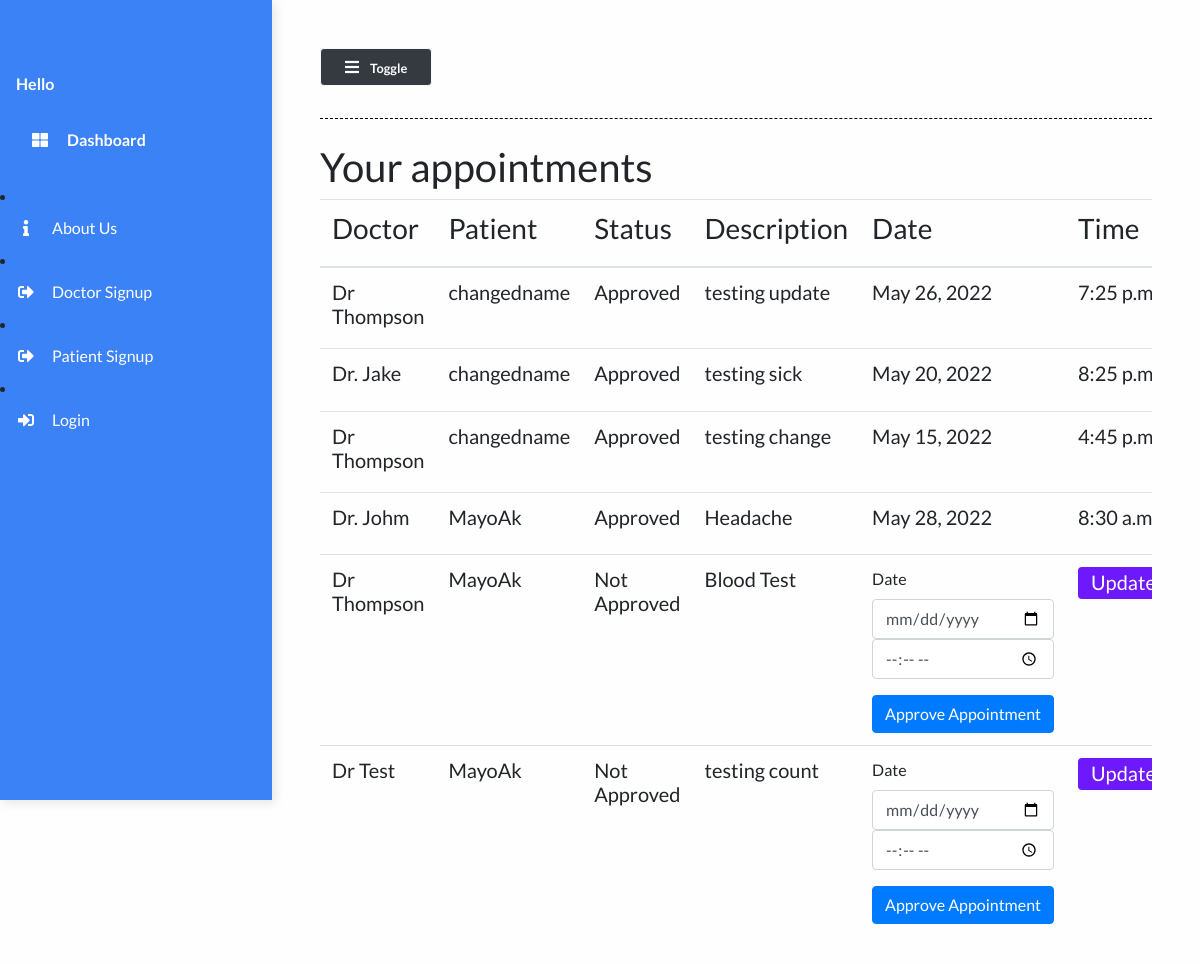
Screenshot of /doctor-appointments/ with the database file from the repository.
### main/models.py (models this page shows, shortened)
class Appointment(models.Model):
    patient = models.ForeignKey("Patient", on_delete=models.CASCADE)
    doctor = models.ForeignKey("Doctor", on_delete=models.CASCADE, null=True)
    description=models.TextField(null=True)
    appointment_date = models.DateField(null=True)
    appointment_time = models.TimeField(blank=True, null=True)
    approved = models.BooleanField(default=False)

class Doctor(models.Model):
    name = models.CharField(max_length=100)
    def __str__(self):
        return self.name

class Patient(models.Model):
    user=models.OneToOneField(User,on_delete=models.CASCADE,null=True,default=None)
    name = models.CharField(max_length=50)
    phone_num = models.CharField(max_length=15)
    patient_relative_name = models.CharField(max_length=50, null=True)
    patient_relative_contact = models.CharField(max_length=15, null=True)
    address = models.TextField()
    """ SYMPTOMS = (  # hardcoded to be changed in a drop down list
        ('Fever', 'Fever'),
        ('Dry cough', 'Dry cough'),
        ('Tiredness', 'Tiredness'),
        ('Aches and pains', 'Aches and pains'),
        ('Sore throat', 'Sore throat'),
        ('Diarrhoea', 'Diarrhoea'),
        ('Loss of taste or smell', 'Loss of taste or smell'),
        ('Difficulty in breathing or shortness of breath', 'Difficulty in breathing or shortness of breath'),
        ('Chest pain or pressure', 'Chest pain or pressure'),
        ('Loss of speech or movement', 'Loss of speech or movement'),
    )

    symptoms = MultiSelectField(choices=SYMPTOMS, null=True)"""
    prior_ailments = models.TextField()
    bed_num = models.ForeignKey("Bed", on_delete=models.CASCADE, null=True)
    dob = models.DateField(null=True)
    doctor = models.ForeignKey("Doctor", on_delete=models.CASCADE, null=True)
    doctors_notes = models.TextField(null=True, blank=True)
    status = models.CharField(max_length=50)
    def __str__(self):
        return self.name

### main/views.py (the view, shortened to what this page needs)
# urls.py: path("doctor-appointments/", views.approve_appointment, name="doctor-appointments"),
def approve_appointment(request):
    appointments = Appointment.objects.all()
    context = {
        'appointments': appointments,
    }
    return render(request, 'main/doctor-appointment.html', context)

### main/templates/main/doctor-appointment.html (shortened to what this page needs)
{% extends 'main/base.html' %}
{% load static %}
{% block content %}
    <div class="table-responsive mt-3">
    <h1>Your appointments</h1>
        <table class="table table-hover">
            <thead>
                <th><h3>Doctor</h3></th>
                <th><h3>Patient</h3></th>
                <th><h3>Status</h3></th>
                <th><h3>Description</h3></th>
                <th><h3>Date</h3></th>
                <th><h3>Time</h3></th>
            </thead>
            <tbody>
                {% for app in appointments %}
                <tr class="mx-auto">
                    <td><h5>{{ app.doctor }}</h5></td>
                    <td><h5>{{ app.patient }}</h5></td>
                    <td><h5>{% if app.approved == True %} Approved {% else %} Not Approved {% endif %}</h5></td>
                    <td><h5>{{ app.description }}</h5></td>
                    {% if app.approved == True %}
                        <td><h5>{{ app.appointment_date }}</h5></td>
                        <td><h5>{{ app.appointment_time }}</h5></td>
                    {% else %}
                        <td scope="row">
                        <form method="post" action="">
                        <div class="form-group">
                            <label for="description" >Date</label>
                            <input type="date" name="date" class="form-control" id="date">
                            <input type="time" name="time" class="form-control" id="time">
                        </div>
                        <button type="submit" class="btn btn-primary">Approve Appointment</button>
                        </form>
                   </td>
                    {% endif %}
                    <td><a href="/appointmentUpdate/{{app.id}}" class="btn btn-purple"><h5>Update</h5></a></td>
                </tr>
                {% endfor %}
            </tbody>
        </table>
    </div>
{% endblock content %}

### static/styles/base.css (style rules this page uses)
body { background: #fffefe; min-height: 100vh; overflow-x: hidden; font-family:Lato,'Helvetica Neue',Helvetica,Arial,sans-serif; }
.btn-purple { background: #6d19fc; color: #ffffff; height: 2rem; padding-top: 2px; }

### rows the page displays
Appointment: doctor "Dr Thompson", patient "changedname", approved "Approved", description "testing update", appointment_date "May 26, 2022", appointment_time "7:25…"
Appointment: doctor "Dr. Jake", patient "changedname", approved "Approved", description "testing sick", appointment_date "May 20, 2022", appointment_time "8:25…"
Appointment: doctor "Dr Thompson", patient "changedname", approved "Approved", description "testing change", appointment_date "May 15, 2022", appointment_time "4:45…"
Appointment: doctor "Dr. Johm", patient "MayoAk", approved "Approved", description "Headache", appointment_date "May 28, 2022", appointment_time "8:30…"
Appointment: doctor "Dr Thompson", patient "MayoAk", approved "Not Approved", description "Blood Test"
Appointment: doctor "Dr Test", patient "MayoAk", approved "Not Approved", description "testing count"
